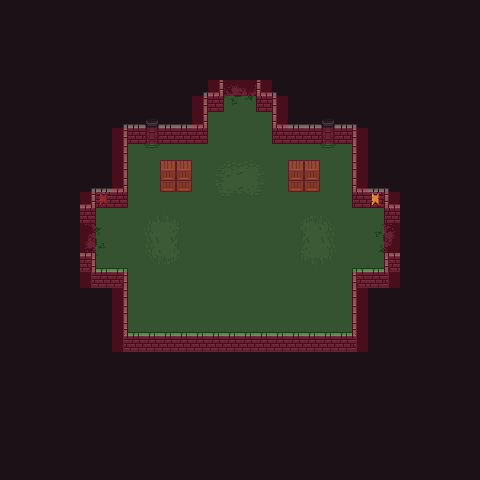

A 2D game scene composited from a Tiled map and its tileset images. What follows is a short description and the map's XML, with each tile layer's data collapsed to a summary:
An orthogonal 30x30 tile map with 16x16 px tiles, 7 tile layers (bg, floor, exits, fg, ...), 5 tilesets and 14 objects (w, n, e).

<map version="1.5" tiledversion="1.7.0" orientation="orthogonal" renderorder="right-down" width="30" height="30" tilewidth="16" tileheight="16" infinite="0" nextlayerid="13" nextobjectid="29">
 <tileset firstgid="1" source="0x72_16x16DungeonTileset_walls.v1.tsx" />
 <tileset firstgid="257" source="0x72_16x16DungeonTileset.v4.tsx" />
 <tileset firstgid="513" source="NavigationTileSet.tsx" />
 <tileset firstgid="515" source="Enemies.tsx" />
 <tileset firstgid="518" source="spawnTileset.tsx" />
 <layer id="1" name="bg" width="30" height="30">
  <data>[900 cells, 900 non-empty, 1 distinct tile ids]</data>
 </layer>
 <layer id="2" name="floor" width="30" height="30">
  <data>[900 cells, 200 non-empty, 1 distinct tile ids]</data>
 </layer>
 <layer id="10" name="exits" width="30" height="30">
  <data>[900 cells, 12 non-empty, 12 distinct tile ids]</data>
 </layer>
 <layer id="3" name="fg" width="30" height="30">
  <data>[900 cells, 100 non-empty, 20 distinct tile ids]</data>
 </layer>
 <layer id="7" name="props" width="30" height="30">
  <data>[900 cells, 52 non-empty, 19 distinct tile ids]</data>
 </layer>
 <layer id="9" name="treasure" width="30" height="30">
  <data>[900 cells, 0 non-empty, 0 distinct tile ids]</data>
 </layer>
 <objectgroup id="4" name="Collisions">
  <object id="17" x="80" y="216">
   <polygon points="0,0 16,0 16.0435,-15.6087 48.0435,-15.6087 48.0435,-79.6087 64.0435,-79.6087 68,-76 76,-76 80.0435,-79.6087 128.043,-79.6087 128.043,-111.609 144.043,-111.609 144,-136 176,-136 176.043,-111.609 192.043,-111.609 192.043,-79.6087 240.043,-79.6087 244,-76 252,-76 256.043,-79.6087 272.043,-79.6087 272.043,-15.6087 304.043,-15.6087 304,0 320,0 320,36 304,36 304,52 272,52 272,116 48,116 48,52 16,52 16,36 0,36" />
  </object>
  <object id="21" x="160" y="184">
   <polygon points="0,0.608696 0,-24 32,-24 32,0.608696" />
  </object>
  <object id="22" x="288" y="184">
   <polygon points="0,0.25 0,-24 32,-24 32,0.25" />
  </object>
 </objectgroup>
 <objectgroup id="12" name="SpawnPoints">
  <object id="23" gid="518" x="240" y="112" width="16" height="16" />
  <object id="24" gid="519" x="368" y="240" width="16" height="16" />
  <object id="26" gid="520" x="96" y="240" width="16" height="16" />
 </objectgroup>
 <objectgroup id="5" name="Void" />
 <objectgroup id="6" name="Gates">
  <object id="18" name="w" x="80" y="224">
   <polygon points="0,0 16,0 16,28 0,28" />
  </object>
  <object id="19" name="n" x="224" y="80">
   <polygon points="0,0 32,0 32,16 0,16" />
  </object>
  <object id="20" name="e" x="384" y="224">
   <polygon points="0,0 16,0 16,28 0,28" />
  </object>
 </objectgroup>
 <objectgroup id="11" name="Enemies">
  <object id="14" gid="516" x="224" y="160" width="16" height="16" />
  <object id="15" gid="516" x="224" y="240" width="16" height="16" />
  <object id="16" gid="516" x="224" y="304" width="16" height="16" />
  <object id="27" gid="517" x="288" y="240" width="16" height="16" />
  <object id="28" gid="517" x="176" y="240" width="16" height="16" />
 </objectgroup>
 <layer id="8" name="navigation" width="30" height="30" opacity="0.2">
  <data>[900 cells, 264 non-empty, 2 distinct tile ids]</data>
 </layer>
</map>
